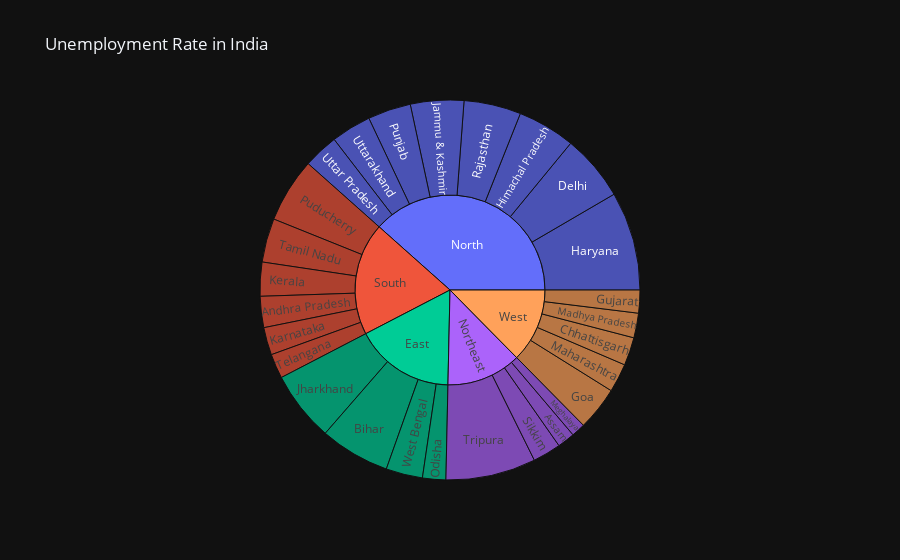

Notebook cell for this chart:
### Code cell
unemployment_rate = ds1[["Region", "Region.1","Estimated Unemployment Rate (%)"]]

fig = px.sunburst(unemployment_rate, path = ["Region.1","Region"], values="Estimated Unemployment Rate (%)", color_continuous_scale = "RdY1Gn", title = "Unemployment Rate in India", template='plotly_dark')
fig.show()

### Figure 1 — Plotly figure (JSON) as saved in the notebook; plotly's stock layout.template omitted (floating-point values rounded to 4 significant figures)
{"data": [{"branchvalues": "total", "domain": {"x": [0, 1], "y": [0, 1]}, "hovertemplate": "labels=%{label}<br>Estimated Unemployment Rate (%)=%{value}<br>parent=%{parent}<br>id=%{id}<extra></extra>", "ids": ["South/Andhra Pradesh", "Northeast/Assam", "East/Bihar", "West/Chhattisgarh", "North/Delhi", "West/Goa", "West/Gujarat", "North/Haryana", "North/Himachal Pradesh", "North/Jammu & Kashmir", "East/Jharkhand", "South/Karnataka", "South/Kerala", "West/Madhya Pradesh", "West/Maharashtra", "Northeast/Meghalaya", "East/Odisha", "South/Puducherry", "North/Punjab", "North/Rajasthan", "Northeast/Sikkim", "South/Tamil Nadu", "South/Telangana", "Northeast/Tripura", "North/Uttar Pradesh", "North/Uttarakhand", "East/West Bengal", "East", "North", "Northeast", "South", "West"], "labels": ["Andhra Pradesh", "Assam", "Bihar", "Chhattisgarh", "Delhi", "Goa", "Gujarat", "Haryana", "Himachal Pradesh", "Jammu & Kashmir", "Jharkhand", "Karnataka", "Kerala", "Madhya Pradesh", "Maharashtra", "Meghalaya", "Odisha", "Puducherry", "Punjab", "Rajasthan", "Sikkim", "Tamil Nadu", "Telangana", "Tripura", "Uttar Pradesh", "Uttarakhand", "West Bengal", "East", "North", "Northeast", "South", "West"], "name": "", "parents": ["South", "Northeast", "East", "West", "North", "West", "West", "North", "North", "North", "East", "South", "South", "West", "West", "Northeast", "East", "South", "North", "North", "Northeast", "South", "South", "Northeast", "North", "North", "East", "", "", "", "", ""], "type": "sunburst", "values": [86.64, 48.56, 194.7, 78.19, 184.1, 121.7, 63.76, 274.8, 160.7, 148.3, 195.4, 76.68, 94.34, 68.54, 79.79, 38.66, 64.62, 179.4, 119.8, 158.7, 78.34, 121.9, 68.33, 250.6, 97.37, 111.6, 101.9, 556.6, 1255.0, 416.1, 627.3, 411.9]}], "layout": {"legend": {"tracegroupgap": 0}, "title": {"text": "Unemployment Rate in India"}}}
